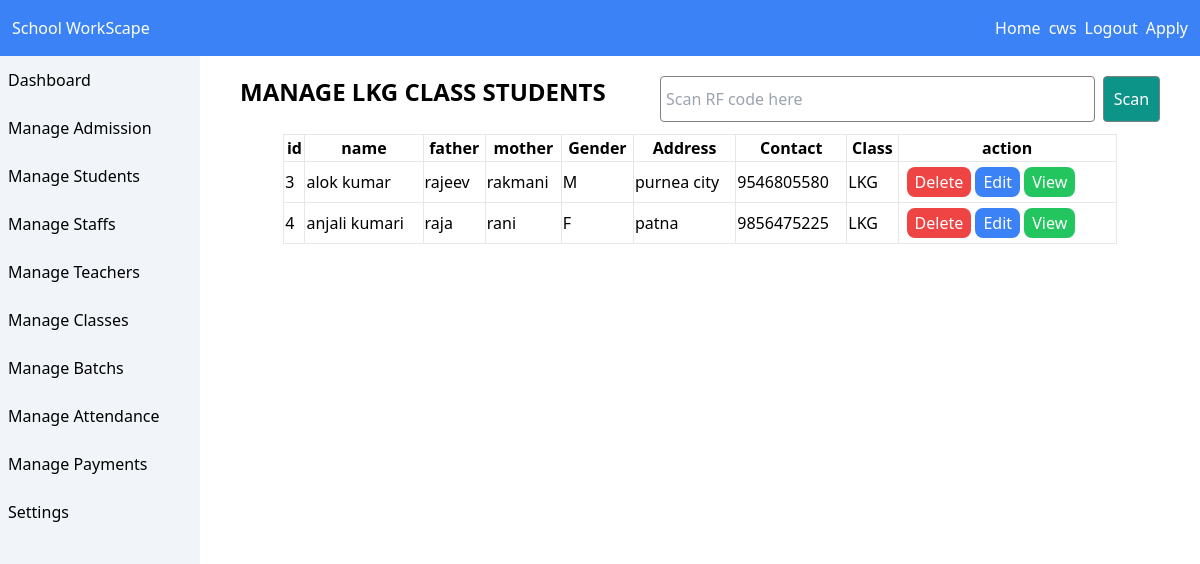
/manage/clssses/view-class/LKG/ (signed in), run on the app's committed database.
### schoolwork/models.py (models this page shows, shortened)
class Student(models.Model):
    full_name = models.CharField(max_length=200)
    father_name = models.CharField(max_length=200)
    mother_name = models.CharField(max_length=200)
    gender = models.CharField(max_length=10,choices=GENDER)
    nationality = models.CharField(max_length=20, choices=(("Indian","Indian"),("Other","Other")))
    address = models.TextField()
    city = models.CharField(max_length=30,choices=(("Purnea","Purnea"),("Bhagalpur","Bhagalpur")))
    state = models.CharField(max_length=200)
    pin_code = models.IntegerField()
    contact = models.CharField(max_length=15)
    image = models.ImageField(upload_to="students/",null=True,blank=True)
    dob = models.DateField(help_text="use MM/DD/YYYY format")
    className = models.ForeignKey("Classes",on_delete=models.CASCADE)
    isApproved = models.BooleanField(default=False)
    rf_code = models.CharField(max_length=100, blank=True, null=True,unique=True)

class Classes(models.Model):
    className = models.CharField(max_length=200,choices=CLASSLIST)

### schoolwork/views.py (the view)
# urls.py: path("manage/clssses/view-class/<className>/", viewClassWise, name="viewClassWise"),
@login_required()
def viewClassWise(r, className):
    data = {}
    data["title"] = "Manage " + className + " class students"
    data['students'] = Student.objects.filter(className__className = className, isApproved=True)
    return render(r, "admin/manageStudents.html", data)

### templates/admin/manageStudents.html
{% extends 'admin/adminBase.html' %}
{% block 'admin-content' %}
    <div class="flex h-[90vh] mt-5 flex-col items-start">
        <div class="flex justify-between px-10 w-full">
            <h1 class="font-semibold text-2xl flex-1">{{ title|upper }}</h1>
            <form action="{% url 'scan' %}" method="get" class="flex gap-2">
                <input type="text" name="code" class="border" placeholder="Scan RF code here" size="40" autofocus/>
                <input type="submit" class="bg-teal-600 text-white px-3 py-2 rounded w-16" value="Scan">
            </form>
        </div>
        <table class="w-10/12 mx-auto mt-3">
            <tr>
                <th  class="border">id</th>
                <th  class="border">name</th>
                <th  class="border">father</th>
                <th  class="border">mother</th>
                <th  class="border">Gender</th>
                <th  class="border">Address</th>
                <th  class="border">Contact</th>
                <th  class="border">Class</th>
                <th  class="border">action</th>
            </tr>
            {% for student in students %}
                <tr>
                    <td class="border">{{ student.id }}</td>
                    <td class="border">{{ student.full_name }}</td>
                    <td class="border">{{ student.father_name }}</td>
                    <td class="border">{{ student.mother_name }}</td>
                    <td class="border">{{ student.gender }}</td>
                    <td class="border">{{ student.address }}</td>
                    <td class="border">{{ student.contact }}</td>
                    <td class="border">
                        {% if student.isApproved %}
                            <a href="{% url 'viewClassWise' student.className.className %}">{{ student.className.className }}</a>
                        {% else %}
                            {{ student.className.className }}
                        {% endif %}
                    </td>
                    <td class="border p-2">
                        <a href="{% url 'deleteStudent' student.id %}" class="bg-red-500 text-white px-2 py-1 rounded-lg">Delete</a>
                        <a href="{% url 'editStudent' student.id %}" class="bg-blue-500 text-white px-2 py-1 rounded-lg">Edit</a>
                        <a href="{% url 'viewStudent' student.id %}" class="bg-green-500 text-white px-2 py-1 rounded-lg">View</a>
                    </td>
                </tr>
            {% endfor %}
        </table>
    </div>
{% endblock %}

### templates/base.html (shortened to what this page needs)
<!DOCTYPE html>
<html lang="en">
<head>
    <script src="https://cdn.tailwindcss.com"></script>
</head>
<body>
    <div class="flex bg-blue-500 px-3 py-4 text-white justify-between">
        <h1>School WorkScape</h1>
        <div class="flex items-center gap-2">
            <a href="{% url 'homepage' %}" class="">Home</a>
            {% if user.is_authenticated %}
                <a href="{% url 'login' %}" class="">{{ user.username }}</a>
                <a href="{% url 'logout' %}" class="">Logout</a>
            {% else %}
                <a href="{% url 'login' %}" class="">Login</a>
            {% endif %}
            <a href="{% url 'apply' %}" class="">Apply</a>
        </div>
    </div>
    {% block 'content' %}{% endblock %}
</body>
</html>

### templates/base.html (style rules this page uses)
input,select,textarea { border:1px solid gray; padding: 10px 5px!important; border-radius: 4px; width: 100%; }

### data on the page
Student: id "3", full_name "alok kumar", father_name "rajeev", mother_name "rakmani", gender "M", address "purnea city", contact "9546805580", className.className "LKG"
Student: id "4", full_name "anjali kumari", father_name "raja", mother_name "rani", gender "F", address "patna", contact "9856475225", className.className "LKG"

### other printed values
{{ user.username }} "cws"
{{ title|upper }} "MANAGE LKG CLASS STUDENTS"
